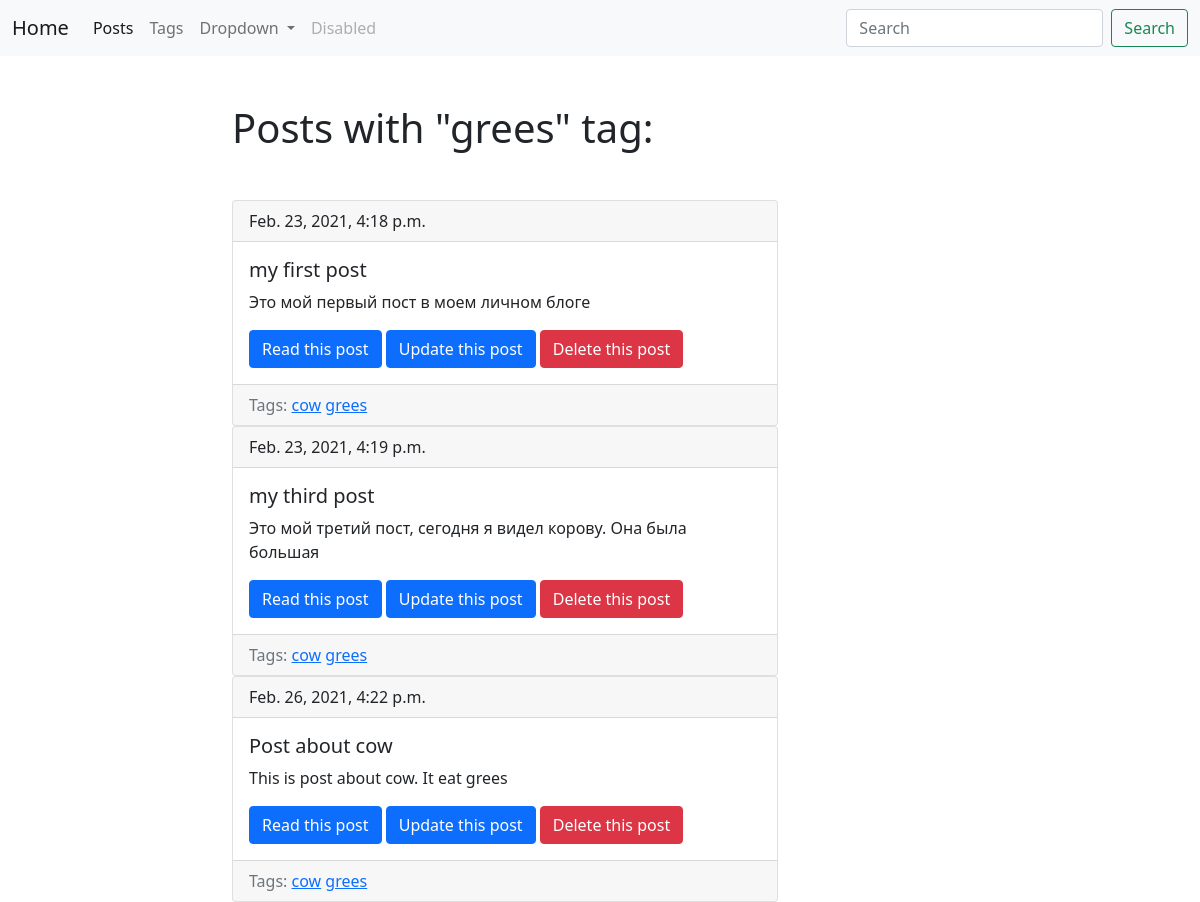
/blog/tags/grees/, run on the app's committed database.
### blog/models.py (models this page shows, shortened)
class Tag(models.Model):
    title=models.CharField(max_length=50,db_index=True)
    slug=models.SlugField(max_length=50,unique=True)
    def get_absolute_url(self):
        return reverse('tag_detail_url',kwargs={'slug':self.slug})

class Post(models.Model):
    title=models.CharField(max_length=150,db_index=True)
    slug=models.SlugField(max_length=150,unique=True,blank=True)
    body=models.TextField(blank=True,db_index=True)
    tags=models.ManyToManyField('Tag',blank=True,related_name='posts')
    date_pub=models.DateTimeField(auto_now_add=True)
    def get_absolute_url(self):
        return reverse('post_detail_url',kwargs={'slug':self.slug})

### blog/views.py (the view)
# urls.py: path('tags/<str:slug>/',TagDetail.as_view(),name='tag_detail_url'),
class TagDetail(ObjectDetailMixin, View):
    model = Tag
    template = 'blog/tag_detail.html'

### blog/utils.py (called while the page is built)
    def get(self,request,slug):
        object = get_object_or_404(self.model,slug__iexact=slug)
        return render(request, self.template, context={self.model.__name__.lower():object})

### blog/templates/blog/tag_detail.html (shortened to what this page needs)
{% extends 'blog/base_blog.html' %}
{%block content%}
<h1 class="mb-5">Posts with "{{tag.title}}" tag:</h1>
    {% for post in tag.posts.all %}
{% include 'blog/includes/card_template.html' %}
    {% endfor %}
{% endblock %}

### blog/templates/blog/includes/card_template.html
<div class="card">
  <div class="card-header">
      {{post.date_pub}}
  </div>
  <div class="card-body">
    <h5 class="card-title">{{post.title}}</h5>
    <p class="card-text">{{post.body}}</p>
    <a href="{{post.get_absolute_url}}" class="btn btn-primary">Read this post</a>
      <a href="{% url 'post_update_url' slug=post.slug%}" class="btn btn-primary">Update this post</a>
      <a href="{% url 'post_delete_url' slug=post.slug%}" class="btn btn-danger">Delete this post</a>
  </div>
    <div class="card-footer text-muted">
        Tags:
        {% for tag in post.tags.all %}
        <a href="{{tag.get_absolute_url}}">{{tag.title}}</a>
        {% endfor %}
    </div>
</div>

### data on the page
Tag: title "grees"
Post: date_pub "Feb. 23, 2021, 4:18 p.m.", title "my first post", body "Это мой первый пост в моем личном блоге"
Tag: title "cow"
Post: date_pub "Feb. 23, 2021, 4:19 p.m.", title "my third post", body "Это мой третий пост, сегодня я видел корову. Она была большая"
Post: date_pub "Feb. 26, 2021, 4:22 p.m.", title "Post about cow", body "This is post about cow. It eat grees"
